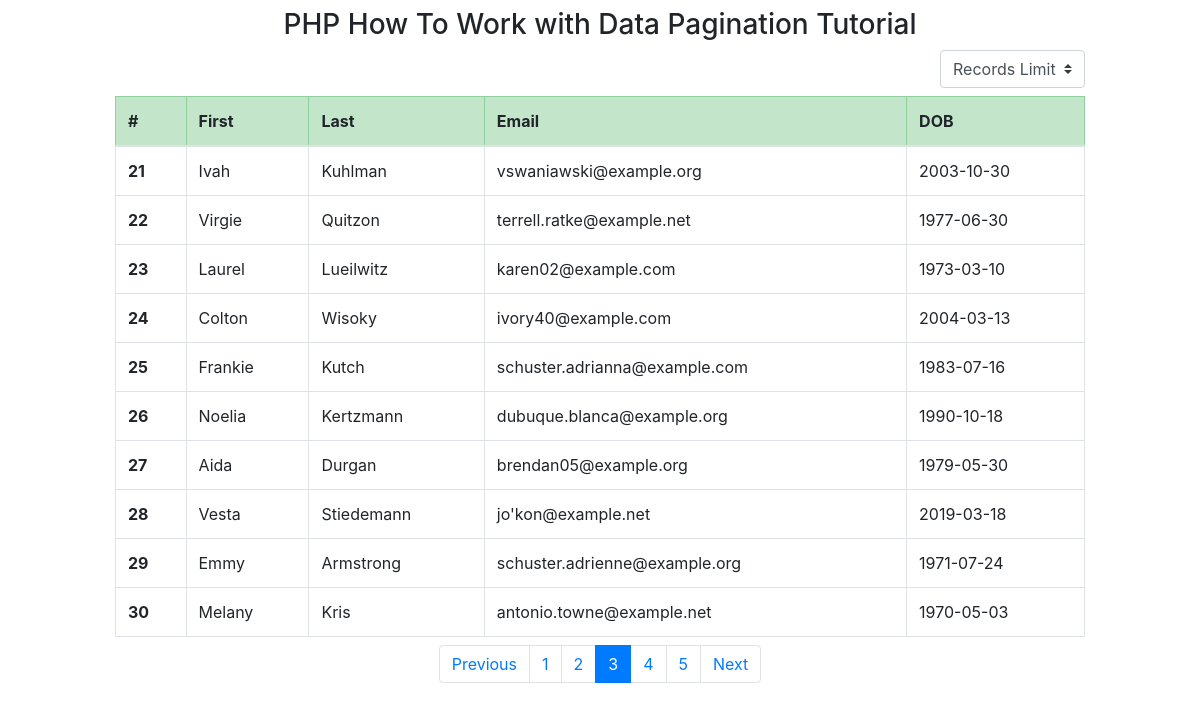
The app's page /php-data-pagination/index.php?page=3 with its own data.
### tables this page shows
CREATE TABLE `authors` (
  `id` int(11) NOT NULL,
  `first_name` varchar(50) NOT NULL,
  `last_name` varchar(50) NOT NULL,
  `email` varchar(100) NOT NULL,
  `birthdate` date NOT NULL,
  `added` timestamp NOT NULL DEFAULT CURRENT_TIMESTAMP
);

### php-data-pagination/index.php (the view, shortened to what this page needs)
<?php
include_once 'dbconfig.php';
$limit = isset($_SESSION['records-limit']) ? $_SESSION['records-limit'] : 10;
$page = (isset($_GET['page']) && is_numeric($_GET['page'])) ? $_GET['page'] : 1;
$paginationStart = ($page - 1) * $limit;
$authors = $connection->query("SELECT * FROM authors LIMIT $paginationStart, $limit")->fetchAll();
$sql = $connection->query("SELECT count(id) AS id FROM authors")->fetchAll();
$allRecrods = $sql[0]['id'];
$totoalPages = ceil($allRecrods / $limit);
$prev = $page - 1;
$next = $page + 1;
?>
<!doctype html>
<html lang="en">
<head>
    <link rel="stylesheet" href="https://stackpath.bootstrapcdn.com/bootstrap/4.5.0/css/bootstrap.min.css">
</head>
<body>
    <div class="container mt-2">
        <h3 class="text-center mb-2">PHP How To Work with Data Pagination Tutorial</h3>
        <div class="d-flex flex-row-reverse bd-highlight mb-2">
            <form action="index.php" method="post">
                <select name="records-limit" id="records-limit" class="custom-select">
                    <option disabled selected>Records Limit</option>
                </select>
            </form>
        </div>
        <table class="table table-bordered mb-2">
            <thead>
                <tr class="table-success">
                    <th scope="col">#</th>
                    <th scope="col">First</th>
                    <th scope="col">Last</th>
                    <th scope="col">Email</th>
                    <th scope="col">DOB</th>
                </tr>
            </thead>
            <tbody>
                <?php foreach ($authors as $author) : ?>
                    <tr>
                        <th scope="row"><?php echo $author['id']; ?></th>
                        <td><?php echo $author['first_name']; ?></td>
                        <td><?php echo $author['last_name']; ?></td>
                        <td><?php echo $author['email']; ?></td>
                        <td><?php echo $author['birthdate']; ?></td>
                    </tr>
                <?php endforeach; ?>
            </tbody>
        </table>
        <nav aria-label="Page navigation example mt-5">
            <ul class="pagination justify-content-center">
                <li class="page-item <?php if ($page <= 1) {
                                            echo 'disabled';
                                        } ?>">
                    <a class="page-link" href="<?php if ($page <= 1) {
                                                    echo '#';
                                                } else {
                                                    echo "?page=" . $prev;
                                                } ?>">Previous</a>
                </li>
                <?php for ($i = 1; $i <= $totoalPages; $i++) : ?>
                    <li class="page-item <?php if ($page == $i) {
                                                echo 'active';
                                            } ?>">
                        <a class="page-link" href="index.php?page=<?= $i; ?>"> <?= $i; ?> </a>
                    </li>
                <?php endfor; ?>
                <li class="page-item <?php if ($page >= $totoalPages) {
                                            echo 'disabled';
                                        } ?>">
                    <a class="page-link" href="<?php if ($page >= $totoalPages) {
                                                    echo '#';
                                                } else {
                                                    echo "?page=" . $next;
                                                } ?>">Next</a>
                </li>
            </ul>
        </nav>
    </div>
</body>
</html>

### php-data-pagination/index.php (style rules this page uses)
.container { max-width: 1000px }
.custom-select { max-width: 150px }

### records on screen
authors: id "21", first_name "Ivah", last_name "Kuhlman", email "vswaniawski@example.org", birthdate "2003-10-30"
authors: id "22", first_name "Virgie", last_name "Quitzon", email "terrell.ratke@example.net", birthdate "1977-06-30"
authors: id "23", first_name "Laurel", last_name "Lueilwitz", email "karen02@example.com", birthdate "1973-03-10"
authors: id "24", first_name "Colton", last_name "Wisoky", email "ivory40@example.com", birthdate "2004-03-13"
authors: id "25", first_name "Frankie", last_name "Kutch", email "schuster.adrianna@example.com", birthdate "1983-07-16"
authors: id "26", first_name "Noelia", last_name "Kertzmann", email "dubuque.blanca@example.org", birthdate "1990-10-18"
authors: id "27", first_name "Aida", last_name "Durgan", email "brendan05@example.org", birthdate "1979-05-30"
authors: id "28", first_name "Vesta", last_name "Stiedemann", email "jo'kon@example.net", birthdate "2019-03-18"
authors: id "29", first_name "Emmy", last_name "Armstrong", email "schuster.adrienne@example.org", birthdate "1971-07-24"
authors: id "30", first_name "Melany", last_name "Kris", email "antonio.towne@example.net", birthdate "1970-05-03"
